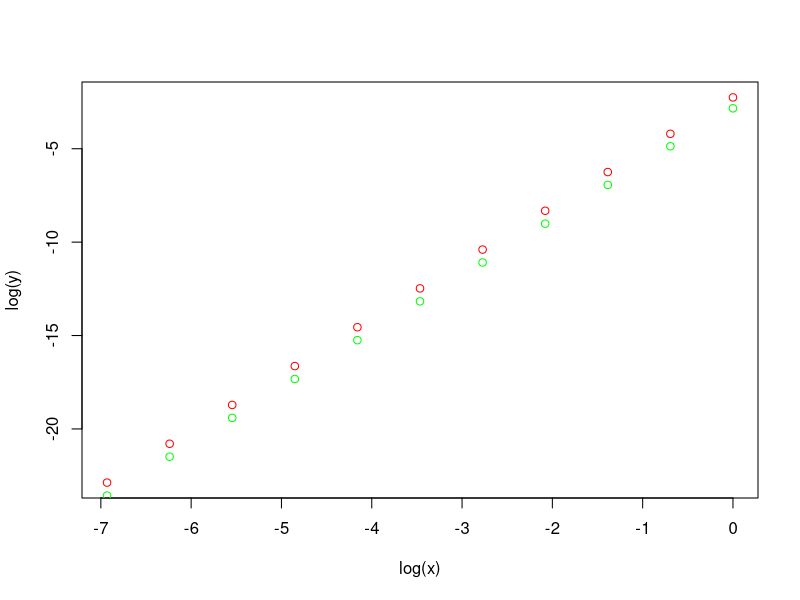

The R script that drew this image:
#!/usr/bin/env Rscript

x = 0:10
x = 1/(2^x)

y=x^2*sin(x)/8

z=sin(x/2)-sin(x)*(x/2)/x


plot(log(x),log(y), col="red")
points(log(x),log(z), col="green")
